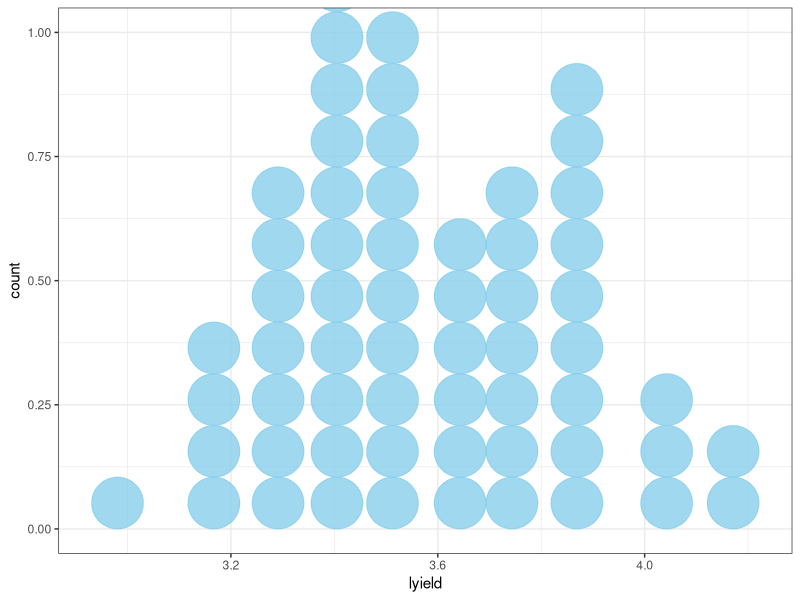

This chart was generated by the following R code:
library(tidyverse)
data(barley, package="lattice")

b31 <- barley %>%
  filter(year==1931) 

b31$lyield <- log(b31$yield)

b31 %>%
  ggplot(aes(x = lyield)) + 
  geom_dotplot(binwidth=.1, fill="skyblue", colour = "skyblue", alpha = 0.8) +
  theme_bw()

mu <- mean(b31$lyield)
s <- sd(b31$lyield)
t <- qt(.975, 59)

mu + c(-1,1)*t*s/sqrt(60)
exp(mu + c(-1,1)*t*s/sqrt(60))
